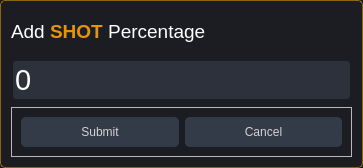
<?xml version="1.0" encoding="UTF-8"?>
<ui version="4.0">
 <class>Percentage_Dialog</class>
 <widget class="QDialog" name="Percentage_Dialog">
  <property name="windowModality">
   <enum>Qt::ApplicationModal</enum>
  </property>
  <property name="geometry">
   <rect>
    <x>0</x>
    <y>0</y>
    <width>363</width>
    <height>168</height>
   </rect>
  </property>
  <property name="windowTitle">
   <string>Dialog</string>
  </property>
  <property name="styleSheet">
   <string notr="true">QDialog{
	background-color: rgb(27, 29, 35);
border:1px solid rgba(255, 170, 0,0.5);
border-radius:5px}
/* LINE EDIT */
QLineEdit {
	background-color: rgb(44, 49, 60);
	border-radius: 5px;
	border: 2px solid rgb(27, 29, 35);
	padding-left: 10px;
}
QLineEdit:hover {
	border: 2px solid rgb(64, 71, 88);
}
QLineEdit:focus {
	border: 2px solid rgb(91, 101, 124);
}
QPushButton {
	border: 2px solid rgb(52, 59, 72);
	border-radius: 5px;	
	background-color: rgb(52, 59, 72);
	color: rgb(210, 210, 210);
}
QPushButton:hover {
	background-color: rgb(57, 65, 80);
	border: 2px solid rgb(61, 70, 86);
}
QPushButton:pressed {	
	background-color: rgb(35, 40, 49);
	border: 2px solid rgb(43, 50, 61);
}
</string>
  </property>
  <property name="modal">
   <bool>true</bool>
  </property>
  <layout class="QGridLayout" name="gridLayout_3">
   <item row="3" column="0">
    <widget class="QFrame" name="frame_2">
     <property name="maximumSize">
      <size>
       <width>16777215</width>
       <height>50</height>
      </size>
     </property>
     <property name="frameShape">
      <enum>QFrame::StyledPanel</enum>
     </property>
     <property name="frameShadow">
      <enum>QFrame::Raised</enum>
     </property>
     <layout class="QHBoxLayout" name="horizontalLayout">
      <item>
       <widget class="QPushButton" name="per_save_btn">
        <property name="minimumSize">
         <size>
          <width>120</width>
          <height>30</height>
         </size>
        </property>
        <property name="font">
         <font>
          <pointsize>9</pointsize>
         </font>
        </property>
        <property name="text">
         <string>Submit</string>
        </property>
        <property name="icon">
         <iconset resource="../files.qrc">
          <normaloff>:/16x16/icons/16x16/cil-save.png</normaloff>:/16x16/icons/16x16/cil-save.png</iconset>
        </property>
       </widget>
      </item>
      <item>
       <widget class="QPushButton" name="per_cancel_btn">
        <property name="minimumSize">
         <size>
          <width>120</width>
          <height>30</height>
         </size>
        </property>
        <property name="font">
         <font>
          <pointsize>9</pointsize>
         </font>
        </property>
        <property name="text">
         <string>Cancel</string>
        </property>
        <property name="icon">
         <iconset resource="../files.qrc">
          <normaloff>:/16x16/icons/16x16/cil-x.png</normaloff>:/16x16/icons/16x16/cil-x.png</iconset>
        </property>
       </widget>
      </item>
     </layout>
    </widget>
   </item>
   <item row="1" column="0">
    <widget class="QSpinBox" name="per_spin_box">
     <property name="minimumSize">
      <size>
       <width>0</width>
       <height>42</height>
      </size>
     </property>
     <property name="font">
      <font>
       <pointsize>22</pointsize>
      </font>
     </property>
     <property name="styleSheet">
      <string notr="true">QSpinBox{
background-color: rgb(44, 49, 60);
border-radius: 5px;
border: 2px solid rgb(27, 29, 35);
color: rgb(255, 255, 255);
}
QSpinBox:hover {
	border: 2px solid rgb(64, 71, 88);
}
QSpinBox:focus {
	border: 2px solid rgb(91, 101, 124);
}</string>
     </property>
     <property name="buttonSymbols">
      <enum>QAbstractSpinBox::NoButtons</enum>
     </property>
     <property name="maximum">
      <number>100</number>
     </property>
    </widget>
   </item>
   <item row="0" column="0">
    <widget class="QLabel" name="per_name_label">
     <property name="font">
      <font>
       <family>Segoe UI</family>
       <pointsize>14</pointsize>
       <weight>50</weight>
       <bold>false</bold>
      </font>
     </property>
     <property name="styleSheet">
      <string notr="true">color: rgb(255, 255, 255);</string>
     </property>
     <property name="text">
      <string>Add &lt;strong style=&quot;color:rgb(232, 147, 10)&quot;&gt;SHOT&lt;/strong&gt; Percentage</string>
     </property>
    </widget>
   </item>
  </layout>
 </widget>
 <resources>
  <include location="../files.qrc"/>
 </resources>
 <connections/>
</ui>
